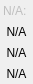
<?xml version="1.0" encoding="UTF-8"?>
<ui version="4.0">
 <class>CPPositionPlugin</class>
 <widget class="QWidget" name="CPPositionPlugin">
  <property name="geometry">
   <rect>
    <x>0</x>
    <y>0</y>
    <width>33</width>
    <height>84</height>
   </rect>
  </property>
  <property name="minimumSize">
   <size>
    <width>33</width>
    <height>84</height>
   </size>
  </property>
  <property name="windowTitle">
   <string>CPPosition</string>
  </property>
  <layout class="QGridLayout" name="gridLayout">
   <property name="margin">
    <number>0</number>
   </property>
   <property name="spacing">
    <number>0</number>
   </property>
   <item row="0" column="0">
    <widget class="QLabel" name="label">
     <property name="enabled">
      <bool>false</bool>
     </property>
     <property name="text">
      <string>N/A: </string>
     </property>
     <property name="alignment">
      <set>Qt::AlignCenter</set>
     </property>
    </widget>
   </item>
   <item row="1" column="0">
    <widget class="QLabel" name="xValue">
     <property name="text">
      <string>N/A</string>
     </property>
     <property name="alignment">
      <set>Qt::AlignCenter</set>
     </property>
    </widget>
   </item>
   <item row="2" column="0">
    <widget class="QLabel" name="yValue">
     <property name="text">
      <string>N/A</string>
     </property>
     <property name="alignment">
      <set>Qt::AlignCenter</set>
     </property>
    </widget>
   </item>
   <item row="3" column="0">
    <widget class="QLabel" name="zValue">
     <property name="text">
      <string>N/A</string>
     </property>
     <property name="alignment">
      <set>Qt::AlignCenter</set>
     </property>
    </widget>
   </item>
  </layout>
 </widget>
 <layoutdefault spacing="6" margin="11"/>
 <resources/>
 <connections/>
 <slots>
  <slot>nukeNodelet()</slot>
 </slots>
</ui>
